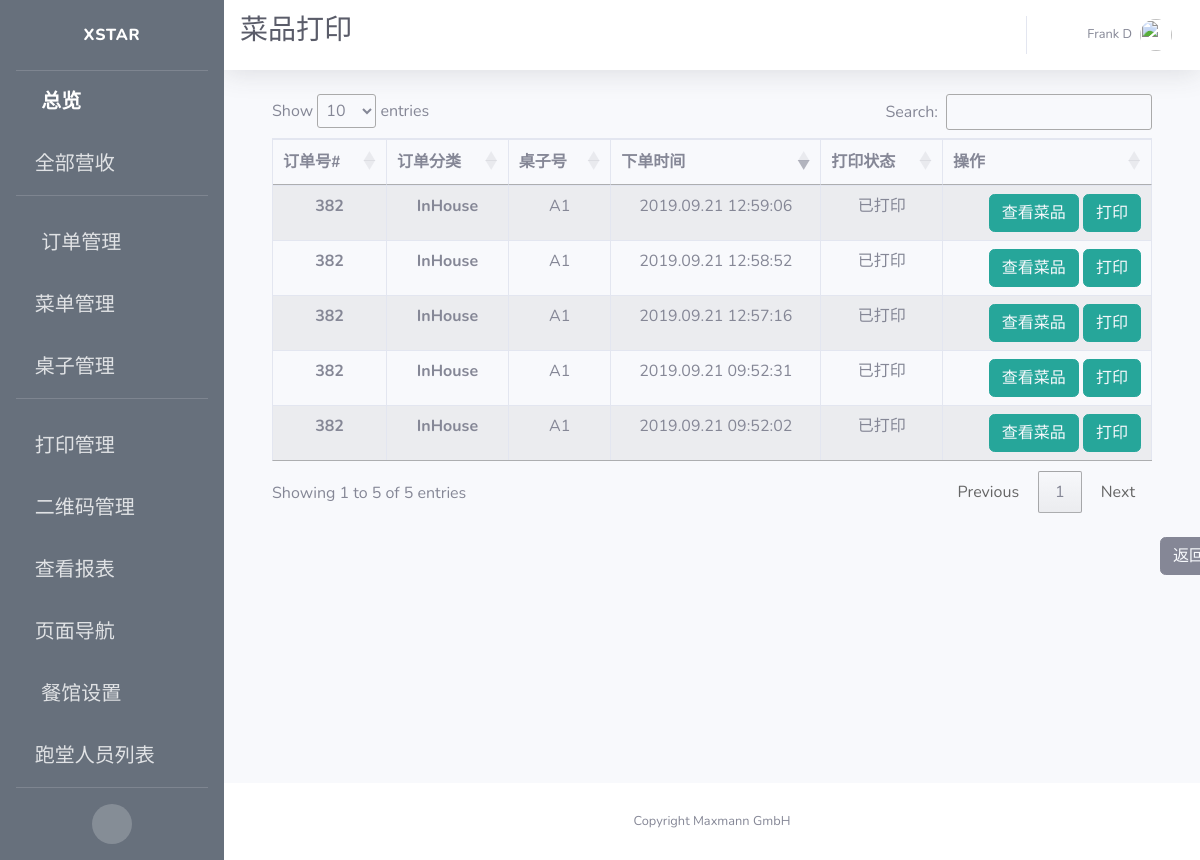
The page /view/meallists (signed in) on the database its author committed.
### app/models.py (models this page shows, shortened)
class User(UserMixin, db.Model):
    id = db.Column(db.Integer, primary_key=True)
    username = db.Column(db.String(64), index=True, unique=True, nullable=False)
    alias = db.Column(db.String(64))
    email = db.Column(db.String(120), unique=True)
    password_hash = db.Column(db.String(128))
    permissions = db.Column(db.Integer)
    container = db.Column(db.String(300))
    timeCreated = db.Column(db.DateTime, default=datetime.utcnow)

class Order(db.Model):
    id = db.Column(db.Integer, primary_key=True, unique=True, index=True)
    totalPrice = db.Column(db.Float, unique=False)
    orderNumber = db.Column(db.String(200), unique=True)
    timeCreated = db.Column(db.DateTime, default=datetime.utcnow)
    isPaid = db.Column(db.Boolean, default=False)
    isReady = db.Column(db.Boolean, default=False)
    isPickedUp = db.Column(db.Boolean, default=False)
    items = db.Column(db.String(1500))
    pay_via = db.Column(db.String(100))
    type = db.Column(db.String(100))
    container = db.Column(db.String(300))
    mealPrinted = db.Column(db.Boolean, default=False)
    printed = db.Column(db.Boolean, default=False)
    settleTime = db.Column(db.DateTime)
    settleID = db.Column(db.String(500))
    table_name = db.Column(db.String(500))
    seat_number = db.Column(db.String(500))
    isCancelled = db.Column(db.Boolean(), default=False)
    isDone = db.Column(db.Boolean())
    dishes = db.Column(db.String(1500))
    discount = db.Column(db.Float, default=0.0)
    discount_rate = db.Column(db.Float, default=0.0)
    subtype = db.Column(db.String(500))
    endTotal = db.Column(db.Float, default=totalPrice)
    section = db.Column(db.String(500))

### app/routes.py (the view)
@app.route("/view/meallists")
@login_required
def view_meallists():
    unpaid_alacarte_orders = db.session.query(Order).filter(
        Order.type == "In",
        Order.isPaid == False).all()
    cur_unpaid_alacarte_orders = [order for order in unpaid_alacarte_orders if
                  order.timeCreated.date() == today]
    paid_out_orders = db.session.query(Order).filter(
        Order.type == "Out",
        Order.isPaid == True).all()
    cur_paid_out_orders = [order for order in paid_out_orders if
                                  order.timeCreated.date() == today]
    out_meals = [{datetime.timestamp(order.timeCreated):
                      {"items": json.loads(order.items), "order_id": order.id}}
                 for order in cur_paid_out_orders]
    alacarte_meals = [patch for order in
                      cur_unpaid_alacarte_orders for patch in json.loads(order.dishes)]
    meals = out_meals + alacarte_meals
    orders = unpaid_alacarte_orders + paid_out_orders
    cur_orders = [order for order in orders if
                  order.timeCreated.date() == today]
    cuisines = {"In": "InHouse",
                "Out": u"外卖"}
    type_dict = {order.id: cuisines.get(order.type) for order in cur_orders}
    table_dict = {order.id: order.table_name for order in cur_orders}
    context = dict(meals=meals,
                   type_dict=type_dict,
                   table_dict=table_dict,
                   referrer=request.headers.get('Referer'),
                   title=u"菜品打印",
                   datetime_format=datetime_format,
                   company_name=company_info.get('company_name'),
                   datetime=datetime,
                   Order=Order,
                   float=float)
    return render_template("view_meallists.html", **context)

### app/models.py (called while the page is built)
@login.user_loader
def load_user(id):
    return User.query.get(int(id))

### app/templates/view_meallists.html (shortened to what this page needs)
{% extends 'base.html' %}
{% block css %}
<link rel="stylesheet" type="text/css" href="https://cdn.datatables.net/1.10.19/css/jquery.dataTables.css">
<link rel="stylesheet" type="text/css" href="https://cdnjs.cloudflare.com/ajax/libs/twitter-bootstrap/4.1.3/css/bootstrap.css">
<link rel="stylesheet" type="text/css" href="https://cdn.datatables.net/1.10.19/css/dataTables.bootstrap4.min.css">
{% endblock %}
{% block title %}
<h1 class="h3 mb-2 text-gray-800">{{title}}</h1>
{% endblock %}
{% block content %}
<div class="container">
  <div class="row">
    <div class="col-sm-12">
      <table id="example" class="table table-striped table-bordered">
        <thead>
          <tr>
            <th scope="col">订单号#</th>
            <th scope="col">订单分类</th>
            <th scope="col">桌子号</th>
            <th scope="col">下单时间</th>
            <th scope="col">打印状态</th>
            <th scope="col">操作</th>
          </tr>
        </thead>
        <tbody>
          {% for meal in meals %}
          {% for time, details in meal.items() %}
          <tr>
            <th scope="row">{{details.get('order_id')}}</th>
            <th>{{ type_dict.get(details.get('order_id')) }}</th>
            <td>{{ table_dict.get(details.get('order_id'))
              if table_dict.get(details.get('order_id')) else "" }}
            </td>
            <td>{{ datetime.fromtimestamp(float(time)).strftime(datetime_format) }}</td>
            {% if Order.query.get_or_404(details.get('order_id')).mealPrinted %}
            <td>已打印</td>
            {% else %}
            <td>未打印</td>
            {% endif %}
            <td style="text-align:right">
              <span>
                <button type="button" class="btn btn-info" style="border-color:#26a69a; background-color:#26a69a;">
                  <a href={{ url_for('view_meallist', timestamp=time) }} style="color: rgb(247, 249, 252)">
                    查看菜品
                  </a>
                </button>
              </span>
              <span>
                <button type="button" class="btn btn-info" style="border-color:#26a69a; background-color:#26a69a;">
                  <a href={{ url_for('print_meallist', timestamp=time) }} style="color: rgb(247, 249, 252)">
                    打印
                  </a>
                </button>
              </span>
            </td>
          </tr>
          {% endfor %}
          {% endfor %}
        </tbody>
      </table>
    </div>
  </div>
</div>
<br>
<button type="button" class="btn btn-secondary" style="margin-left:912px">
  <a style="color: rgb(247, 249, 252)" href={{ referrer }} >
    返回
  </a>
</button>
{% endblock %}

### app/templates/base.html (shortened to what this page needs)
<!DOCTYPE html>
<html lang="en">
<head>
  {% block css %}
  {% endblock %}
  <link href="{{ url_for('static', filename='fontawesome-free/css/all.min.css') }}" rel="stylesheet" type="text/css">
  <link href="{{ url_for('static', filename='css/sb-admin-2.min.css')}}" rel="stylesheet">
  <link rel='stylesheet' href='https://cdnjs.cloudflare.com/ajax/libs/flag-icon-css/0.8.2/css/flag-icon.min.css'>
</head>
<body id="page-top">
  <div id="wrapper">
    <ul class="navbar-nav bg-gradient-primary sidebar sidebar-dark accordion" id="accordionSidebar">
      <a class="sidebar-brand d-flex align-items-center justify-content-center" href="{{ url_for('index') }}">
        <div class="sidebar-brand-text mx-3">Xstar</div>
      </a>
      <hr class="sidebar-divider my-0">
      <li class="nav-item active">
        <a class="nav-link" href="{{url_for('index') }}">
          <i class="fas fa-fw fa-tachometer-alt"></i>
          <span>总览</span></a>
      </li>
      <li class="nav-item">
        <a class="nav-link collapsed" href="#" data-toggle="collapse" data-target="#collapseOne" aria-expanded="true" aria-controls="collapseOne">
          <i class="fas fa-money-bill-alt"></i>
          <span>全部营收</span>
        </a>
      </li>
      <hr class="sidebar-divider">
      <li class="nav-item">
        <a class="nav-link collapsed" href="#" data-toggle="collapse" data-target="#collapseTwo" aria-expanded="true" aria-controls="collapseTwo">
          <i class="fas fa-fw fa-cog"></i>
          <span>订单管理</span>
        </a>
      </li>
      <li class="nav-item">
        <a class="nav-link collapsed" href="#" data-toggle="collapse" data-target="#collapseMenu" aria-expanded="true" aria-controls="collapseTwo">
        <i class="fas fa-utensils"></i>
          <span>菜单管理</span>
        </a>
      </li>
      <li class="nav-item">
        <a class="nav-link collapsed" href="#" data-toggle="collapse" data-target="#collapseUtilities" aria-expanded="true" aria-controls="collapseUtilities">
          <i class="fas fa-chair"></i>
          <span>桌子管理</span>
        </a>
      </li>
      <hr class="sidebar-divider">
      <li class="nav-item">
        <a class="nav-link collapsed" href="#" data-toggle="collapse" data-target="#collapsePages" aria-expanded="true" aria-controls="collapsePages">
          <i class="fas fa-print"></i>
          <span>打印管理</span>
        </a>
      </li>
      <li class="nav-item">
        <a class="nav-link" href={{ url_for('qrcode_manage') }}>
          <i class="fas fa-qrcode"></i>
          <span>二维码管理</span>
        </a>
      </li>
      <li class="nav-item">
        <a class="nav-link collapsed" href="#" data-toggle="collapse" data-target="#collapseLogs" aria-expanded="true" aria-controls="collapseUtilities">
          <i class="far fa-sticky-note"></i>
          <span>查看报表</span>
        </a>
      </li>
      <li class="nav-item">
        <a class="nav-link collapsed" href="#" data-toggle="collapse" data-target="#collapseNavigation" aria-expanded="true" aria-controls="collapseUtilities">
          <i class="far fa-compass"></i>
          <span>页面导航</span>
        </a>
      </li>
      <li class="nav-item">
        <a class="nav-link" href="{{ url_for('set_store') }}">
          <i class="fas fa-fw fa-wrench"></i>
          <span>餐馆设置</span></a>
      </li>
      {% if current_user.permissions == 100 %}
      <li class="nav-item">
        <a class="nav-link" href="{{ url_for('boss_users_manage') }}">
          <i class="fas fa-users"></i>
          <span>账户管理</span></a>
      </li>
      {% else %}
      <li class="nav-item">
        <a class="nav-link" href="{{ url_for('users_manage') }}">
          <i class="fas fa-users"></i>
          <span>跑堂人员列表</span></a>
      </li>
      {% endif %}
      <hr class="sidebar-divider d-none d-md-block">
      <div class="text-center d-none d-md-inline">
        <button class="rounded-circle border-0" id="sidebarToggle"></button>
      </div>
    </ul>
    <div id="content-wrapper" class="d-flex flex-column">
      <div id="content">
        <nav class="navbar navbar-expand navbar-light bg-white topbar mb-4 static-top shadow">
          {% block title %}
          {% endblock %}
          <ul class="navbar-nav ml-auto">
            <li class="nav-item dropdown no-arrow">
              <a class="nav-link dropdown-toggle" href="#" id="lanDropdown" role="button" data-toggle="dropdown" aria-haspopup="true" aria-expanded="false">
              </a>
            </li>
            <li class="nav-item dropdown no-arrow">
              <a class="nav-link dropdown-toggle" href="#" id="userDropdown" role="button" data-toggle="dropdown" aria-haspopup="true" aria-expanded="false">
                <span class="mr-2 d-none d-lg-inline text-gray-600 small">{{ current_user.alias }}</span>
                <img class="img-profile rounded-circle" src="https://source.unsplash.com/QAB-WJcbgJk/60x60">
              </a>
            </li>
          </ul>
        </nav>
        <div class="container-fluid">
          {% block content %}{% endblock %}
        </div>
      </div>
      <footer class="sticky-footer bg-white">
        <div class="container my-auto">
          <div class="copyright text-center my-auto">
            <span>Copyright {{ company_name }}</span>
          </div>
        </div>
      </footer>
    </div>
  </div>
</body>
</html>

### app/templates/view_meallists.html (style rules this page uses)
.row:after { content: ""; display: table; clear: both; }
table { text-align: center; }

### app/templates/base.html (style rules this page uses)
.bg-gradient-primary { background-image: linear-gradient(180deg,#67707c 10%,#67707c 100%); background-size: cover; }

### rows shown on the page
User: alias "Frank D"
Order: table_name "A1" "A1" "A1" "A1" "A1"

### other values the page prints
{{ title }} "菜品打印"
{{ details.get('order_id') }} "382" "382" "382" "382" "382"
{{ type_dict.get(details.get('order_id')) }} "InHouse" "InHouse" "InHouse" "InHouse" "InHouse"
{{ datetime.fromtimestamp(float(time)).strftime(datetime_format) }} "2019.09.21 09:52:02" "2019.09.21 09:52:31" "2019.09.21 12:57:16" "2019.09.21 12:58:52" "2019.09.21 12:59:06"
{{ company_name }} "Maxmann GmbH"
